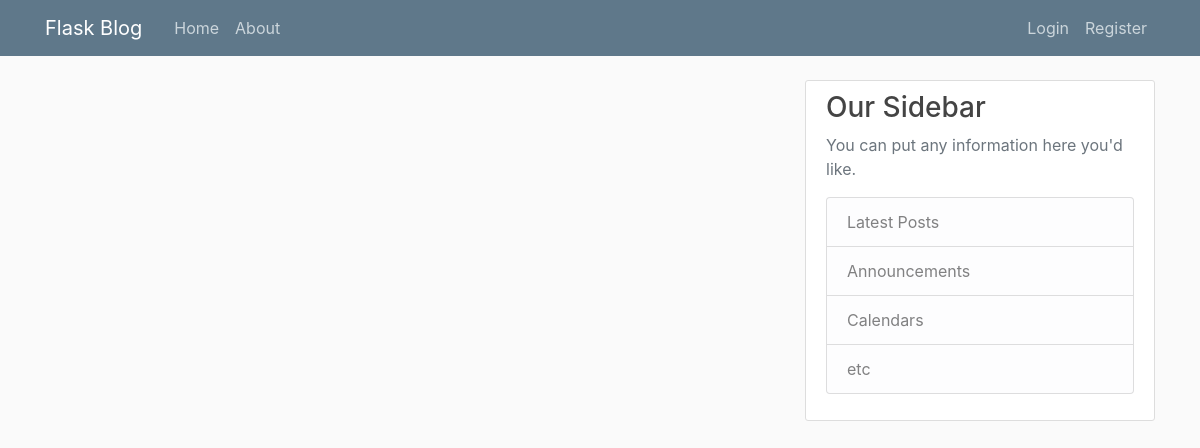
Page /home on the earlier database version.
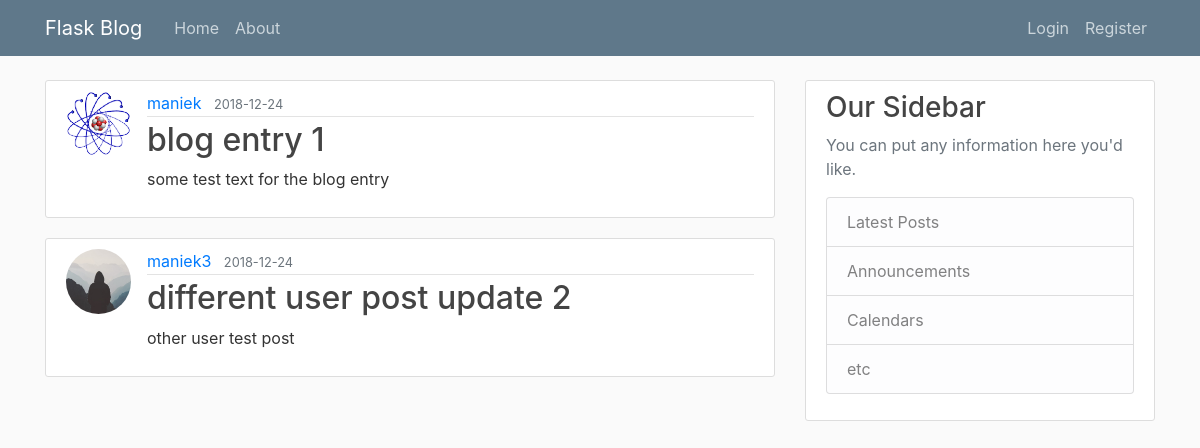
Same page on the later database version.
### blog/models.py (models this page shows, shortened)
class Post(db.Model):
    id = db.Column(db.Integer, primary_key=True)
    title = db.Column(db.String(100), nullable=False)
    date_posted = db.Column(db.DateTime, nullable=False, default=datetime.utcnow)
    content = db.Column(db.Text, nullable=False)
    user_id = db.Column(db.Integer, db.ForeignKey('user.id'), nullable=False)

class User(db.Model, UserMixin):
    id = db.Column(db.Integer, primary_key=True)
    username = db.Column(db.String(20), unique=True, nullable=False)
    email = db.Column(db.String(120), unique=True, nullable=False)
    image_file = db.Column(db.String(20), nullable=False, default='default.jpg')
    password = db.Column(db.String(60), nullable=False)
    posts = db.relationship('Post', backref='author', lazy=True)

### blog/routes.py (the view)
@app.route("/")
@app.route("/home")
def home():
    posts = Post.query.all()
    return render_template('home.html', posts=posts)

### blog/templates/home.html
{% extends "layout.html" %}
{% block content %}
    {% for post in posts %}
        <article class="media content-section">
            <img class="rounded-circle article-img" src="{{ url_for('static', filename='profile_pics/' + post.author.image_file) }}">
          <div class="media-body">
            <div class="article-metadata">
              <a class="mr-2" href="#">{{ post.author.username }}</a>
              <small class="text-muted">{{ post.date_posted.strftime('%Y-%m-%d') }}</small>
            </div>
            <h2><a class="article-title" href="{{ url_for('post', post_id=post.id) }}">{{ post.title }}</a></h2>
            <p class="article-content">{{ post.content }}</p>
          </div>
        </article>
    {% endfor %}
{% endblock content %}

### blog/templates/layout.html (shortened to what this page needs)
<!doctype html>
<html lang="en">
  <head>
    <link rel="stylesheet" href="https://stackpath.bootstrapcdn.com/bootstrap/4.1.3/css/bootstrap.min.css">
    <link rel="stylesheet" type="text/css" href="{{ url_for('static', filename='main.css') }}">
  </head>
  <body>
    <header class="site-header">
      <nav class="navbar navbar-expand-md navbar-dark bg-steel fixed-top">
        <div class="container">
          <a class="navbar-brand mr-4" href="/">Flask Blog</a>
          <div class="collapse navbar-collapse" id="navbarToggle">
            <div class="navbar-nav mr-auto">
              <a class="nav-item nav-link" href="{{ url_for('home') }}">Home</a>
              <a class="nav-item nav-link" href="{{ url_for('about') }}">About</a>
            </div>
            <div class="navbar-nav">
              {% if current_user.is_authenticated %}
                <a class="nav-item nav-link" href="{{ url_for('new_post') }}">New post</a>
                <a class="nav-item nav-link" href="{{ url_for('account') }}">Account</a>
                <a class="nav-item nav-link" href="{{ url_for('logout') }}">Logout</a>
              {% else %}
                <a class="nav-item nav-link" href="{{ url_for('login') }}">Login</a>
                <a class="nav-item nav-link" href="{{ url_for('register') }}">Register</a>
              {% endif %}
            </div>
          </div>
        </div>
      </nav>
    </header>
    <main role="main" class="container">
      <div class="row">
        <div class="col-md-8">
          {% block content %}{% endblock %}
        </div>
        <div class="col-md-4">
          <div class="content-section">
            <h3>Our Sidebar</h3>
            <p class='text-muted'>You can put any information here you'd like.
              <ul class="list-group">
                <li class="list-group-item list-group-item-light">Latest Posts</li>
                <li class="list-group-item list-group-item-light">Announcements</li>
                <li class="list-group-item list-group-item-light">Calendars</li>
                <li class="list-group-item list-group-item-light">etc</li>
              </ul>
            </p>
          </div>
        </div>
      </div>
    </main>
  </body>
</html>

### blog/static/main.css (style rules this page uses)
body { background: #fafafa; color: #333333; margin-top: 5rem; }
h1, h2, h3, h4, h5, h6 { color: #444444; }
.bg-steel { background-color: #5f788a; }
.site-header .navbar-nav .nav-link { color: #cbd5db; }
.content-section { background: #ffffff; padding: 10px 20px; border: 1px solid #dddddd; border-radius: 3px; margin-bottom: 20px; }
.article-title { color: #444444; }
.article-content { white-space: pre-line; }
.article-img { height: 65px; width: 65px; margin-right: 16px; }
.article-metadata { padding-bottom: 1px; margin-bottom: 4px; border-bottom: 1px solid #e3e3e3 }

Differences in the rows shown:
added Post: image_file (picture), author.username "maniek", date_posted "2018-12-24", title "blog entry 1", content "some test text for the blog entry"
added Post: image_file (placeholder picture), author.username "maniek3", date_posted "2018-12-24", title "different user post update 2", content "other user test post"
